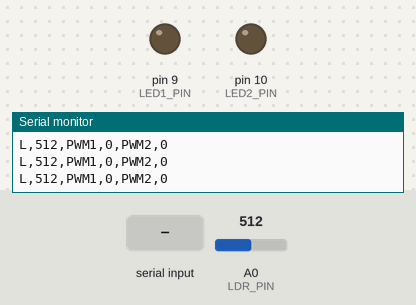
A sketch run on a simulated Arduino Uno, built with avr-gcc and run on an emulated ATmega328P. Parts: output pins drawn as LEDs (lit = HIGH), the last lines printed to the serial monitor. The inputs (shaded band) are chosen by the test bench; at power-on: A0 (LDR_PIN) = 512.

Above: at 1.2 s.
1.3 s: A0 (LDR_PIN) set to 787
2.8 s: A0 (LDR_PIN) set to 816
At 3.02 s:
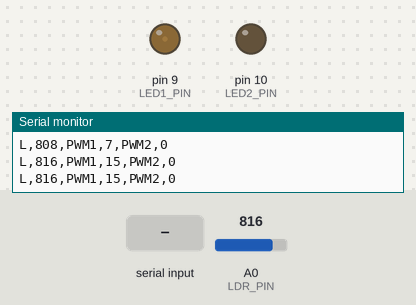
5.8 s: "S,\n" received over Serial
At 8.6 s:
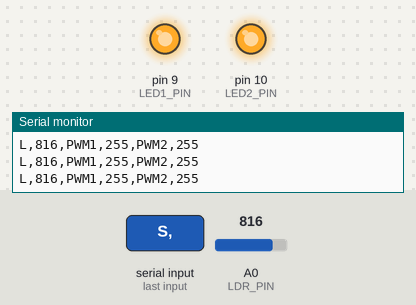
Timing chart, 0 to 10.1 s (numbered marks = the images above; inputs shaded):
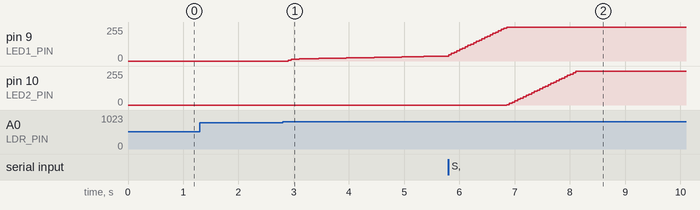

The sketch:

regulator.ino
```cpp
#include <Arduino.h>

// Hardware pins
const uint8_t LED1_PIN = 9;
const uint8_t LED2_PIN = 10;
const uint8_t LDR_PIN  = A0;

// Parameters
const unsigned long LOOP_DT = 50;    // Control loop period [ms]
const uint8_t  AVG_LEN  = 4;         // Moving average window
const float KP = 0.9;                // P gain
const float KI = 0.5;                // I gain
const int8_t PWM_SLEW = 10;          // Max PWM change per cycle

// State variables
uint16_t setPoint = 800;
uint16_t ring[AVG_LEN];
uint8_t  ringPos = 0;
float    integ   = 0;
uint16_t lastOut = 0;
unsigned long prevT = 0;
String serialBuffer;

// Handle S,<ref> command
void processCommand(const String& cmd)
{
  if (cmd.startsWith("S,")) {
    int val = cmd.substring(2).toInt();
    setPoint = constrain(val, 0, 1023);
  }
}

void setup()
{
  Serial.begin(115200);
  pinMode(LED1_PIN, OUTPUT);
  pinMode(LED2_PIN, OUTPUT);

  uint16_t first = analogRead(LDR_PIN);
  for (uint8_t i = 0; i < AVG_LEN; ++i) ring[i] = first;
}

void loop()
{
  // UART command handling
  while (Serial.available()) {
    char c = Serial.read();
    if (c == '\n')      { processCommand(serialBuffer); serialBuffer=""; }
    else if (c != '\r')   serialBuffer += c;
  }

  // 50 ms control loop
  unsigned long now = millis();
  if (now - prevT < LOOP_DT) return;
  prevT = now;

  // LDR measurement and moving average
  uint16_t raw = analogRead(LDR_PIN);
  ring[ringPos] = raw;
  ringPos = (ringPos + 1) % AVG_LEN;
  uint32_t sum = 0;
  for (uint8_t i = 0; i < AVG_LEN; ++i) sum += ring[i];
  uint16_t ldr = sum / AVG_LEN;

  // PI controller with anti-windup
  float error = (float)ldr - setPoint;
  float pTerm = (error > 0) ? KP * error : 0.0f;
  if (error > 0 && lastOut < 510) {
    integ += error * KI * (LOOP_DT / 1000.0f);
    if (integ > 510) integ = 510;
  } else {
    integ *= 0.97f;
  }
  float outF = pTerm + integ;
  if (outF > 510) outF = 510;
  uint16_t out = (uint16_t)outF;

  // Slew rate limiting
  if      (out > lastOut + PWM_SLEW) out = lastOut + PWM_SLEW;
  else if (out + PWM_SLEW < lastOut) out = lastOut - PWM_SLEW;
  lastOut = out;

  // Split output to two LEDs
  uint8_t pwm1 = (out >= 255) ? 255 : out;
  uint8_t pwm2 = (out >= 255) ? (out - 255) : 0;

  analogWrite(LED1_PIN, pwm1);
  analogWrite(LED2_PIN, pwm2);

  // Telemetry output
  Serial.print(F("L,"));    Serial.print(ldr);
  Serial.print(F(",PWM1,")); Serial.print(pwm1);
  Serial.print(F(",PWM2,")); Serial.println(pwm2);
}
```

Measured:
- after the input at 2.8 s, pin 9 (LED1_PIN): moves from 0/255 to 37/255 over 2.8 s, starting after 0.10 s
- after the input at 5.8 s, pin 10 (LED2_PIN): moves from 0/255 to 255/255 over 1.3 s, starting after 1.1 s
